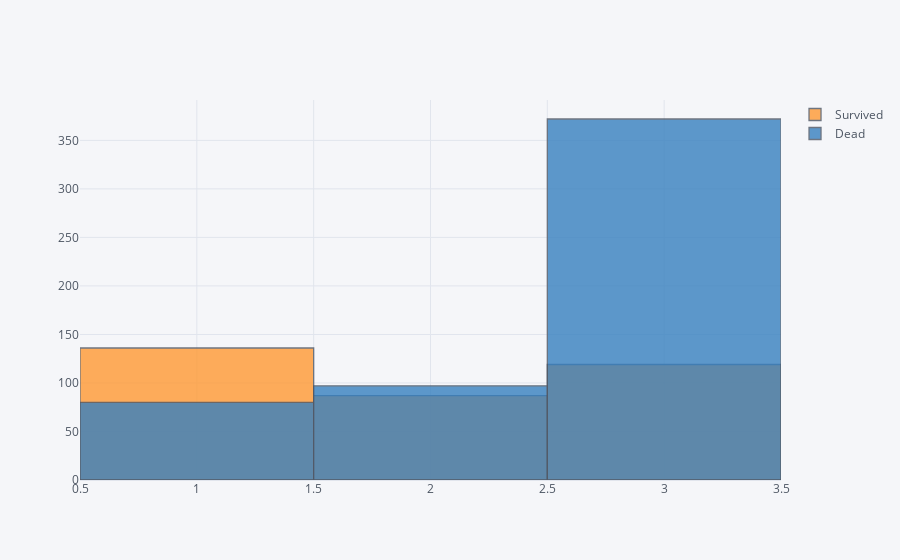

Here is the notebook cell this chart was saved with:
### Code cell
import pandas as pd
import chart_studio.plotly as py
import cufflinks as cf
cf.go_offline(connected=True)

ntrain = 891
train = df[:ntrain]
survived = train[train['Survived'] == 1]['Pclass'] 
dead = train[train['Survived'] == 0]['Pclass']
df_temp1 = pd.concat([survived, dead], axis=1, keys=['Survived', 'Dead'])
df_temp1.iplot(kind='histogram')

### Figure 1 — Plotly figure (JSON) as saved in the notebook; plotly's stock layout.template omitted (floating-point values rounded to 4 significant figures; data arrays with more than 128 entries replaced by an {"elided": "..."} marker saying what was removed)
{"data": [{"histfunc": "count", "histnorm": "", "marker": {"color": "rgba(255, 153, 51, 1.0)", "line": {"color": "#4D5663", "width": 1.3}}, "name": "Survived", "opacity": 0.8, "orientation": "v", "type": "histogram", "x": {"elided": "891 int values"}}, {"histfunc": "count", "histnorm": "", "marker": {"color": "rgba(55, 128, 191, 1.0)", "line": {"color": "#4D5663", "width": 1.3}}, "name": "Dead", "opacity": 0.8, "orientation": "v", "type": "histogram", "x": {"elided": "891 int values"}}], "layout": {"barmode": "overlay", "legend": {"bgcolor": "#F5F6F9", "font": {"color": "#4D5663"}}, "paper_bgcolor": "#F5F6F9", "plot_bgcolor": "#F5F6F9", "title": {"font": {"color": "#4D5663"}}, "xaxis": {"gridcolor": "#E1E5ED", "showgrid": true, "tickfont": {"color": "#4D5663"}, "title": {"font": {"color": "#4D5663"}, "text": ""}, "zerolinecolor": "#E1E5ED"}, "yaxis": {"gridcolor": "#E1E5ED", "showgrid": true, "tickfont": {"color": "#4D5663"}, "title": {"font": {"color": "#4D5663"}, "text": ""}, "zerolinecolor": "#E1E5ED"}}}
